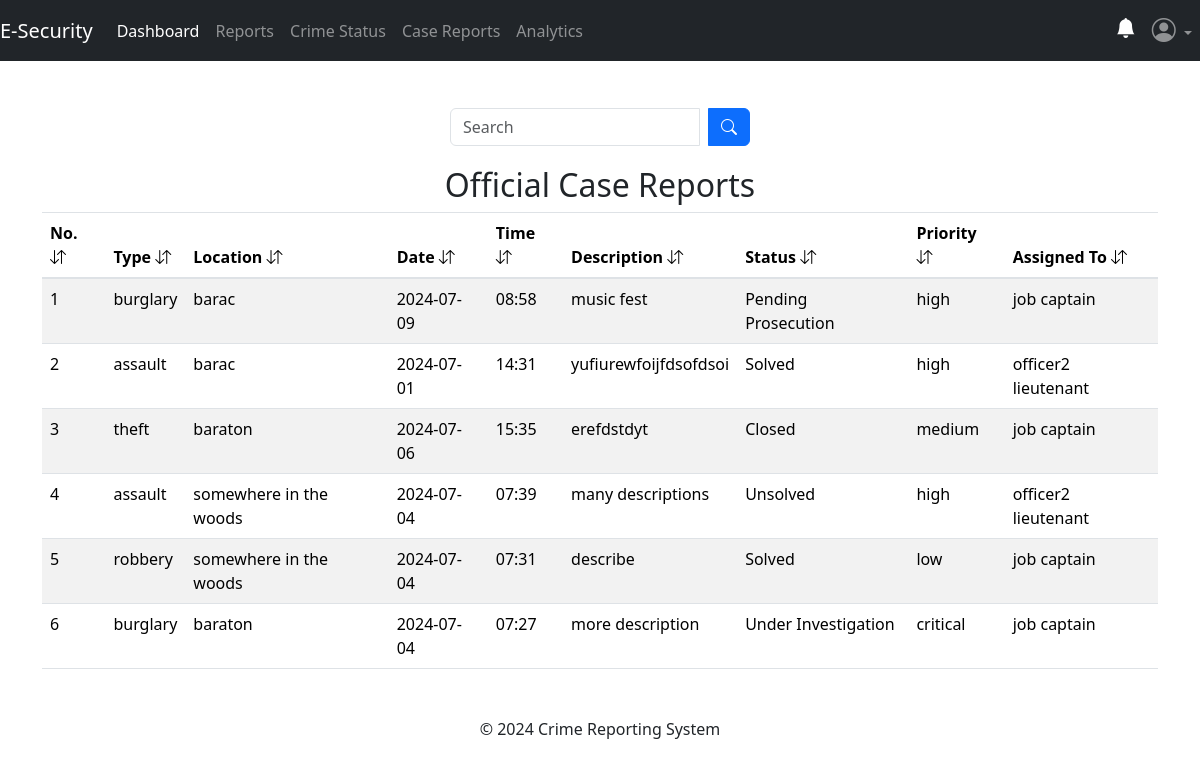
Before: /admin/case-reports (signed in) with the older database file.
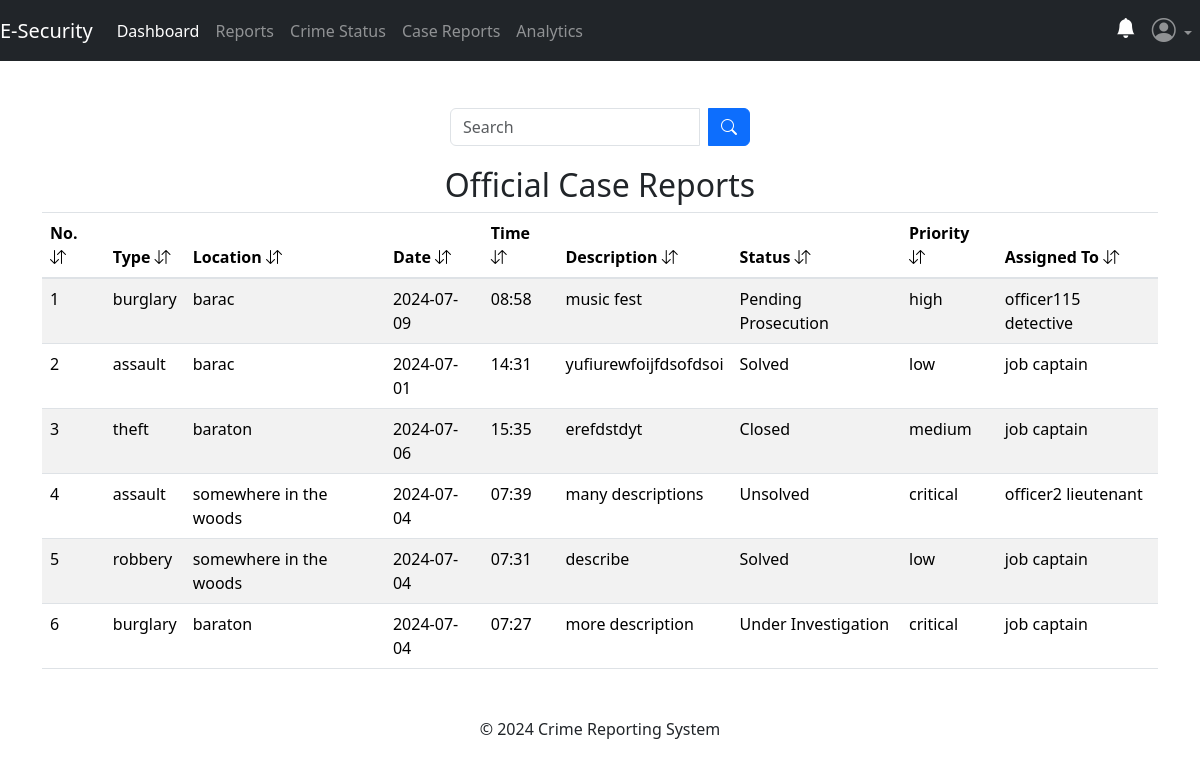
After: the same page with the newer database file.
### app/officers/models.py (models this page shows, shortened)
class CaseReport(db.Model, UserMixin):
    report_id = db.Column(db.Integer, primary_key=True)
    crime_type = db.Column(db.String(120), nullable=False)
    location = db.Column(db.String(40), nullable=False)
    phone_number = db.Column(db.String(10))
    date = db.Column(db.String(10), nullable=False)
    time = db.Column(db.String(10), nullable=False)
    description = db.Column(db.Text, nullable=False)
    evidence = db.Column(db.Text, nullable=False)
    urgency = db.Column(db.String(10), nullable=False)
    deadline = db.Column(db.String(20), nullable=True)
    status = db.Column(db.String(50), nullable=True)
    reports = db.Column(db.Text, nullable=True)
    media = db.Column(db.Text, nullable=True)
    filename = db.Column(db.Text, nullable=True)
    mimetype = db.Column(db.Text, nullable=True)
    created_at = db.Column(db.DateTime(timezone=True), default=current_time())
    assigned_officer_id = db.Column(db.Integer, db.ForeignKey('officers.officer_id'))
    assigned_officer = db.relationship('Officers', back_populates='assignments')

class Officers(db.Model, UserMixin):
    officer_id = db.Column(db.Integer, primary_key=True)
    username = db.Column(db.String(80), unique=True, nullable=False)
    officer_email = db.Column(db.String(120), nullable=False)
    first_name = db.Column(db.String(100), nullable=False)
    last_name = db.Column(db.String(100), nullable=True)
    badge = db.Column(db.String(20), nullable=False)
    rank = db.Column(db.String(10), nullable=False)
    station = db.Column(db.String(20), nullable=False)
    password = db.Column(db.String(128), nullable=False)
    assignments = db.relationship('CaseReport', back_populates='assigned_officer', lazy=True)

### app/admins/routes.py (the view)
@admins.route('/admin/case-reports')
@admin_required
def case_reports():
    search_case_reports = request.args.get('search_case_reports', '')
    try:
        if search_case_reports:
            cases = CaseReport.query.filter(
                CaseReport.location.ilike(f'%{search_case_reports}%') |
                CaseReport.status.ilike(f'%{search_case_reports}%') |
                CaseReport.date.ilike(f'%{search_case_reports}%') |
                CaseReport.time.ilike(f'%{search_case_reports}%') |
                CaseReport.crime_type.ilike(f'%{search_case_reports}%') |
                CaseReport.created_at.ilike(f'%{search_case_reports}%') |
                CaseReport.urgency.ilike(f'%{search_case_reports}%')
            ).order_by(desc(CaseReport.created_at)).all()
        else:
            cases = CaseReport.query.order_by(desc(CaseReport.created_at)).all()
        officers = Officers.query.all()
    except Exception as e:
        current_app.logger.error(f"Database error: {str(e)}")
        flash("An error occurred while retrieving the reports.", "error")
        return redirect(url_for('admins.case_reports'))
    if not cases:
        flash("No case reports found.", "info")
    return render_template('admin/case_reports.html', cases=cases, officers=officers)

### app/__init__.py (called while the page is built)
@login_manager.user_loader
def load_user(user_id):
    return models.User.query.get(user_id)

### app/admins/routes.py (called while the page is built)
def admin_required(f):
    @wraps(f)
    def decorated_function(*args, **kwargs):
        if not session.get('admin_id'):
            flash('You need to be logged in as an admin to access the page.', 'danger')
            return redirect(url_for('admins.adminIndex'))
        return f(*args, **kwargs)
    return decorated_function

### app/templates/admin/case_reports.html (shortened to what this page needs)
{% extends 'admin/layout.html' %} {% block content %}
<div class="container">
  <br />
  <form
    method="GET"
    action="{{ url_for('admins.case_reports') }}"
    class="search-form"
  >
    <div class="input-group search-input">
      <input
        type="text"
        name="search_case_reports"
        class="form-control"
        placeholder="Search"
      />
      <div class="input-group-append ms-2">
        <button type="submit" class="btn btn-primary">
          <i class="bi bi-search"></i>
        </button>
      </div>
    </div>
  </form>
  {% if cases %}
  <table class="table table-striped table-hover">
    <h2 style="text-align: center">Official Case Reports</h2>
    <thead>
      <tr>
        <th scope="col">No. <i class="bi bi-arrow-down-up"></i></th>
        <th scope="col">Type <i class="bi bi-arrow-down-up"></i></th>
        <th scope="col">Location <i class="bi bi-arrow-down-up"></i></th>
        <th scope="col">Date <i class="bi bi-arrow-down-up"></i></th>
        <th scope="col">Time <i class="bi bi-arrow-down-up"></i></th>
        <th scope="col">Description <i class="bi bi-arrow-down-up"></i></th>
        <th scope="col">Status <i class="bi bi-arrow-down-up"></i></th>
        <th scope="col">Priority <i class="bi bi-arrow-down-up"></i></th>
        <th scope="col">Assigned To <i class="bi bi-arrow-down-up"></i></th>
      </tr>
    </thead>
    <tbody>
      {% for case in cases %}
      <tr
        onclick="goToReportDetails('{{ case.report_id }}')"
        style="cursor: pointer"
      >
        <td>{{ loop.index }}</td>
        <td>{{case. crime_type}}</td>
        <td>{{ case.location }}</td>
        <td>{{ case.date }}</td>
        <td>{{ case.time }}</td>
        <td>{{ case.description }}</td>
        <td>{{ case.status }}</td>
        <td>{{ case.urgency }}</td>
        <td>
          {{ case.assigned_officer.first_name }} {{ case.assigned_officer.rank
          }}
        </td>
      </tr>
      {% endfor %}
    </tbody>
  </table>
  {% endif %}
  {% endblock content %}

### app/templates/admin/layout.html (shortened to what this page needs)
<!DOCTYPE html>
<html lang="en">
<head>
  <link rel="stylesheet" href="https://cdn.jsdelivr.net/npm/bootstrap-icons@1.11.3/font/bootstrap-icons.min.css" />
  <link href="https://stackpath.bootstrapcdn.com/bootstrap/4.5.2/css/bootstrap.min.css" rel="stylesheet">
  <link href="https://cdn.jsdelivr.net/npm/bootstrap@5.3.3/dist/css/bootstrap.min.css" rel="stylesheet"
 />
</head>
<body>
  <nav class="navbar navbar-expand-md navbar-dark bg-dark fixed-top">
    <a class="navbar-brand nav-link active" href="{{ url_for('main.home_page') }}">E-Security </a>
    <div class="collapse navbar-collapse" id="navbarSupportedContent">
      {% if session.get('admin_name') %}
      <ul class="navbar-nav">
        <li class="new-item active">
          <a class="nav-link" href="{{ url_for('admins.adminDashboard') }}">Dashboard</a>
        </li>
        <li class="new-item">
          <a class="nav-link" href="{{ url_for('admins.reports') }}">Reports</a>
        </li>
        <li>
          <li><a class="nav-link" href="{{ url_for('admins.crimeStatus') }}">Crime Status</a></li>
        </li>
        <li>
          <li><a class="nav-link" href="{{ url_for('admins.case_reports') }}">Case Reports</a></li>
        </li>
        <li>
          <a class="nav-link" href="{{ url_for('admins.analytics') }}">Analytics</a>
        </li>
      </ul>
      <ul class="navbar-nav ms-auto">
        <li class="nav-item">
          <a class="nav-link" href="{{ url_for('admins.notifications') }}"><i class="bi bi-bell-fill h5"
              style="color: white;"></i></a>
        </li>
        <li class="nav-item dropdown">
          <a class="nav-link dropdown-toggle" href="#" role="button" data-bs-toggle="dropdown" aria-expanded="false">
            <i class="bi bi-person-circle h4"></i>
          </a>
        </li>
      </ul>
      {% endif %}
    </div>
  </nav>
  <br>
  {% block content %} {% endblock content %}
  <footer class="text-center mt-5">
    <p>&copy; 2024 Crime Reporting System</p>
  </footer>
</body>
</html>

### app/templates/admin/layout.html (style rules this page uses)
html, body { height: 100%; width: 100%; padding-top: 30px; background-color: #ffffff; }

### app/templates/admin/case_reports.html (style rules this page uses)
.search-form { display: flex; justify-content: center; margin-bottom: 20px; }
.search-input { width: 300px; }

Changed rows visible on the page:
changed CaseReport "music fest": assigned_officer.first_name "job" → "officer115"; assigned_officer.rank "captain" → "detective"
changed CaseReport "yufiurewfoijfdsofdsoi": urgency "high" → "low"; assigned_officer.first_name "officer2" → "job"; assigned_officer.rank "lieutenant" → "captain"
changed CaseReport "many descriptions": urgency "high" → "critical"
